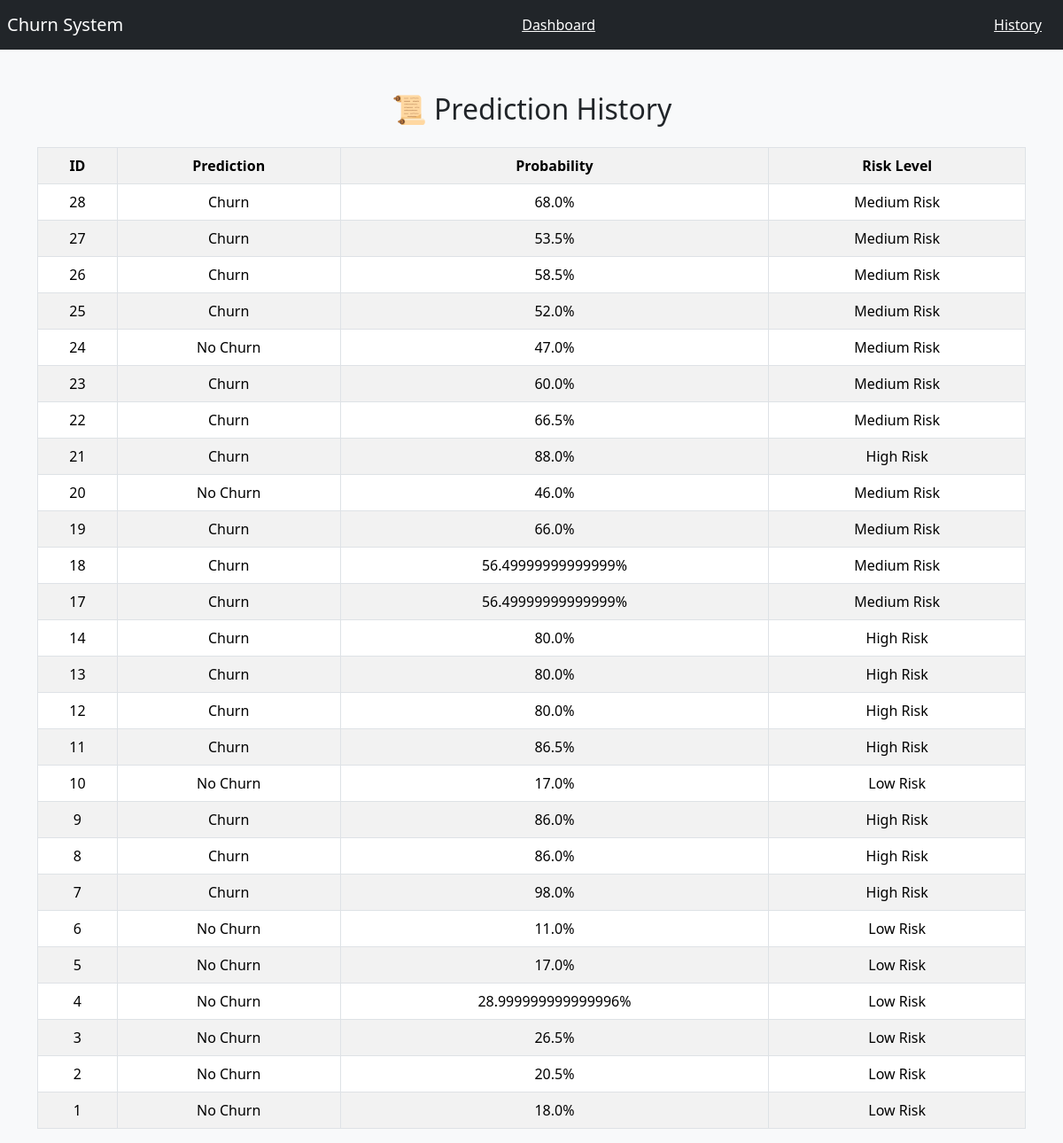
The app's page /history with its own data.
### tables this page shows
CREATE TABLE predictions (
            id INTEGER PRIMARY KEY AUTOINCREMENT,
            prediction TEXT,
            probability REAL,
            risk_level TEXT
        );

### app.py (the view)
@app.route("/history")
def history():
    conn = get_connection()
    cursor = conn.cursor()
    cursor.execute("""
        SELECT *
        FROM predictions
        ORDER BY id DESC
    """)
    data = cursor.fetchall()
    conn.close()
    return render_template("history.html", data=data)

### app.py (called while the page is built)
def get_connection():
    return sqlite3.connect(DB_PATH)

### templates/history.html (shortened to what this page needs)
<!DOCTYPE html>
<html>
<head>
    <link href="https://cdn.jsdelivr.net/npm/bootstrap@5.3.3/dist/css/bootstrap.min.css" rel="stylesheet">
</head>
<body class="bg-light">
    <nav class="navbar navbar-dark bg-dark p-2">
  <a class="navbar-brand" href="/">Churn System</a>
  <a href="/dashboard" class="text-white me-3">Dashboard</a>
  <a href="/history" class="text-white me-3">History</a>
</nav>
<div class="container mt-5">
    <h2 class="text-center mb-4">📜 Prediction History</h2>
    <table class="table table-bordered table-striped text-center">
        <tr>
            <th>ID</th>
            <th>Prediction</th>
            <th>Probability</th>
            <th>Risk Level</th>
        </tr>
        {% for row in data %}
        <tr>
            <td>{{ row[0] }}</td>
            <td>{{ row[1] }}</td>
            <td>{{ row[2] }}%</td>
            <td>{{ row[3] }}</td>
        </tr>
        {% endfor %}
    </table>
</div>
</body>
</html>

### records on screen
predictions: id "28", prediction "Churn", probability "68.0", risk_level "Medium Risk"
predictions: id "27", prediction "Churn", probability "53.5", risk_level "Medium Risk"
predictions: id "26", prediction "Churn", probability "58.5", risk_level "Medium Risk"
predictions: id "25", prediction "Churn", probability "52.0", risk_level "Medium Risk"
predictions: id "24", prediction "No Churn", probability "47.0", risk_level "Medium Risk"
predictions: id "23", prediction "Churn", probability "60.0", risk_level "Medium Risk"
predictions: id "22", prediction "Churn", probability "66.5", risk_level "Medium Risk"
predictions: id "21", prediction "Churn", probability "88.0", risk_level "High Risk"
predictions: id "20", prediction "No Churn", probability "46.0", risk_level "Medium Risk"
predictions: id "19", prediction "Churn", probability "66.0", risk_level "Medium Risk"
predictions: id "18", prediction "Churn", probability "56.49999999999999", risk_level "Medium Risk"
predictions: id "17", prediction "Churn", probability "56.49999999999999", risk_level "Medium Risk"
predictions: id "14", prediction "Churn", probability "80.0", risk_level "High Risk"
predictions: id "13", prediction "Churn", probability "80.0", risk_level "High Risk"
predictions: id "12", prediction "Churn", probability "80.0", risk_level "High Risk"
predictions: id "11", prediction "Churn", probability "86.5", risk_level "High Risk"
predictions: id "10", prediction "No Churn", probability "17.0", risk_level "Low Risk"
predictions: id "9", prediction "Churn", probability "86.0", risk_level "High Risk"
predictions: id "8", prediction "Churn", probability "86.0", risk_level "High Risk"
predictions: id "7", prediction "Churn", probability "98.0", risk_level "High Risk"
predictions: id "6", prediction "No Churn", probability "11.0", risk_level "Low Risk"
predictions: id "5", prediction "No Churn", probability "17.0", risk_level "Low Risk"
predictions: id "4", prediction "No Churn", probability "28.999999999999996", risk_level "Low Risk"
predictions: id "3", prediction "No Churn", probability "26.5", risk_level "Low Risk"
predictions: id "2", prediction "No Churn", probability "20.5", risk_level "Low Risk"
predictions: id "1", prediction "No Churn", probability "18.0", risk_level "Low Risk"
